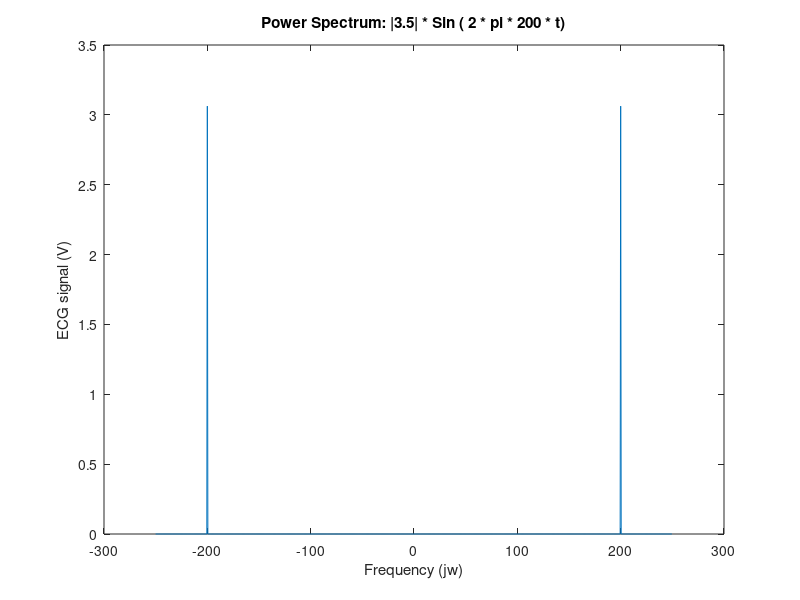

Source code (MATLAB):
%write down what you know first
N = 1000; % 2 seconds
fs = 500;

%construct a frequency axis
%find sampling interval, total time, 

ts = 1/fs
ttotal = (N-1)*ts
df = fs/N

%amplitude 
fa = (0:1:N-1)*df;
t = 0:ts:ttotal;

%discreet function
x = 3.5*sin(2*pi*200*t) %frequency domain function
X = abs(fft(x));
X = (1/N^2) * X.^2 

% /N;
% X = X.^2;

X2 = fftshift(X); %shifts array so we can center it; or the axis will be wrong
fshift = (-N/2:1:N/2-1)*df %have to subtract the last point (n/2)-1 , fixes axis
figure(2);
plot(fshift,X2);
title('Power Spectrum: |3.5| * Sin ( 2 * pi * 200 * t)')
xlabel('Frequency (jw)');
ylabel('ECG signal (V)');


